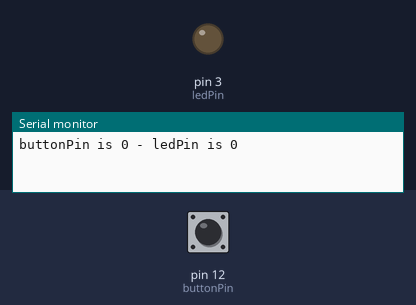
Bench run of a sketch on a simulated Arduino Uno, built with avr-gcc and run on an emulated ATmega328P. Shown: output pins drawn as LEDs (lit = HIGH), the last lines printed to the serial monitor. The inputs (shaded band) are chosen by the test bench; at power-on: pin 12 (buttonPin) HIGH.

Above: at 1.2 s.
1.3 s: pin 12 (buttonPin) pulled LOW for 0.15 s
At 1.6 s:
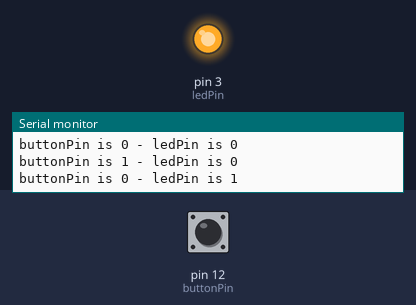
2.9 s: pin 12 (buttonPin) pulled LOW for 1 s
At 4.0 s:
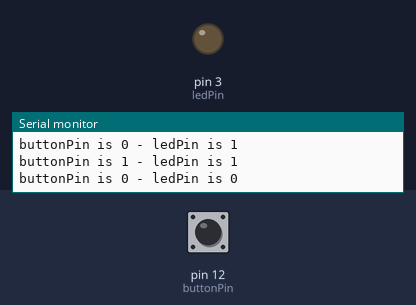
5.4 s: pin 12 (buttonPin) pulled LOW for 3.2 s
At 6.0 s:
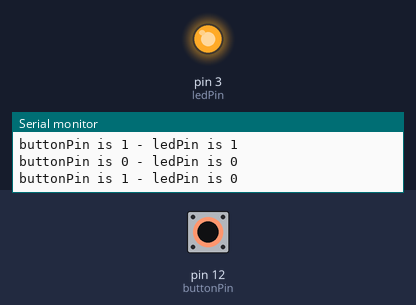
Timing chart, 0 to 8.4 s (numbered marks = the images above; inputs shaded):
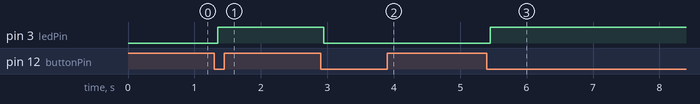

The sketch:

codigo02.ino
```cpp
const int buttonPin = 12;
const int ledPin = 3;

int lastButtonState = HIGH;
int buttonState;
int ledState = LOW;

unsigned long lastDebounceTime = 0;
unsigned long debounceDelay = 50;

void setup() {
  Serial.begin(9600);
  pinMode(buttonPin, INPUT_PULLUP);
  pinMode(ledPin, OUTPUT);
}

void loop() {
  int buttonRead = digitalRead(buttonPin);

  if (buttonRead != lastButtonState) {
    lastDebounceTime = millis();
  }

  if ((millis() - lastDebounceTime) > debounceDelay) {

    if (buttonRead != buttonState) {
      Serial.print("buttonPin is ");
      Serial.print(buttonState);
      Serial.print(" - ");
      Serial.print("ledPin is ");
      Serial.println(ledState);

      buttonState = buttonRead;

      if (buttonState == LOW) {
        ledState = !ledState;
        digitalWrite(ledPin, ledState);

      }
    }
  }

  lastButtonState = buttonRead;
}
```

Measured:
- after the input at 1.3 s, pin 3 (ledPin): LOW → HIGH after 0.05 s
- after the input at 2.9 s, pin 3 (ledPin): HIGH → LOW after 0.05 s
- after the input at 5.4 s, pin 3 (ledPin): LOW → HIGH after 0.05 s
